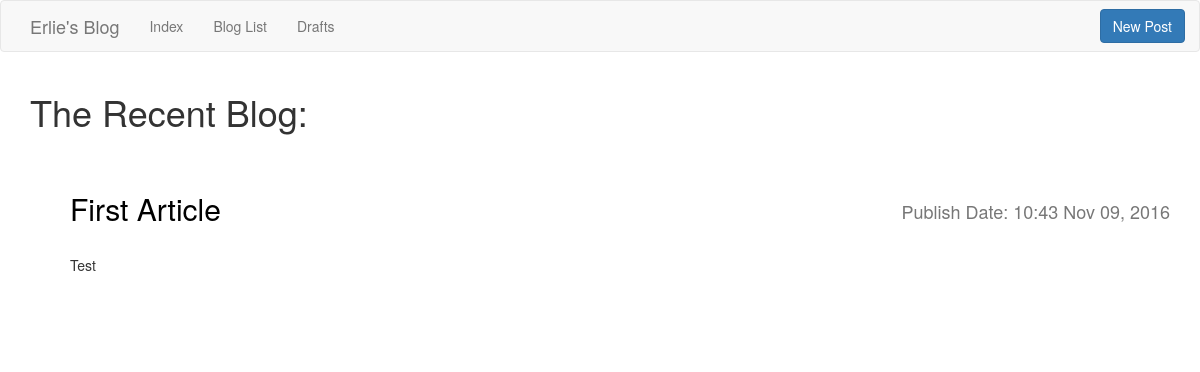
The app's page /, older data.
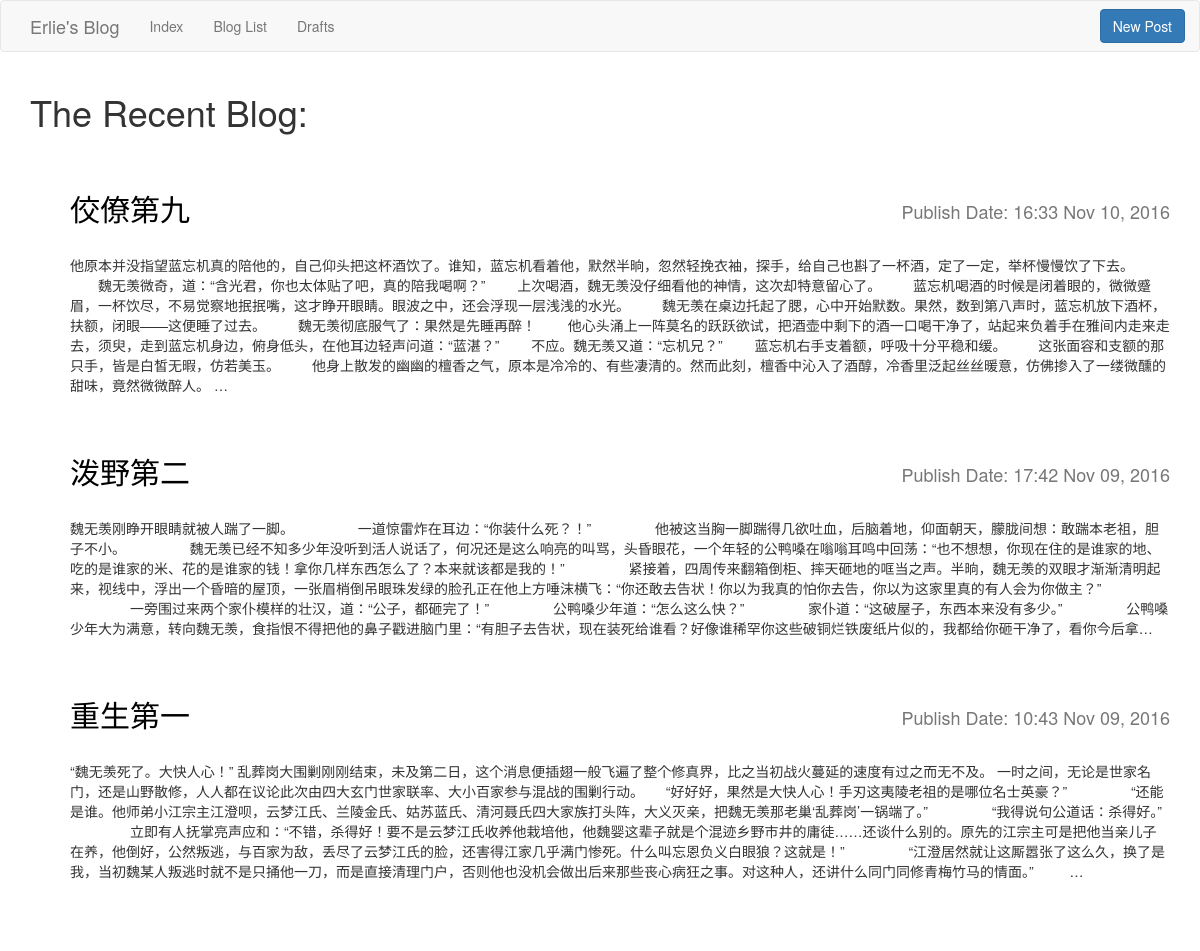
The same page, newer data.
### blog/models.py (models this page shows, shortened)
class Post(models.Model):
    author = models.ForeignKey(User)
    title = models.CharField(max_length=200)
    text = models.TextField()
    created_date = models.DateTimeField(default=timezone.now)
    pub_date = models.DateTimeField(blank=True, null=True)

### blog/views.py (the view)
# urls.py: url(r'^$', views.IndexView.as_view(), name='index'),
class IndexView(generic.ListView):
    template_name = 'blog/index.html'
    context_object_name = 'latest_post_list'
    def get_queryset(self):
        return Post.objects.filter(pub_date__isnull=False).order_by('-pub_date')[:5]

### blog/templates/blog/index.html (shortened to what this page needs)
{% extends "blog/base.html" %}
{% block content %}
    <h1 id="index-title">The Recent Blog:</h1>
    {%  if latest_post_list %}
        <ul id="index-recent">
            {% for post in latest_post_list %}
                <li>
                    <div class="row">
                        <div class="col-sm-6 text-left">
                            <h2><a href="{% url 'blog:detail' post.id %}">{{ post.title|capfirst }}</a></h2>
                        </div>
                        <div class="col-sm-6 text-right text-muted"><h4>Publish Date: {{ post.pub_date|date:"H:i M d, Y" }}</h4></div>
                        <div class="col-sm-12"><p>{{ post.text|truncatechars:500}}</p></div>
                    </div>
                </li>
            {% endfor %}
        </ul>
    {% else %}
        <p>No posts are available.</p>
    {% endif %}
{% endblock %}

Row changes from the older to the newer data that the page shows:
added Post: title "佼僚第九", pub_date "16:33 Nov 10, 2016", text "他原本并没指望蓝忘机真的陪他的，自己仰头把这杯酒饮了。谁知，蓝忘机看着他，默然半晌，忽然轻挽衣袖，探手，给自己也斟了一杯酒，定了一定，举杯慢慢饮了下去。 魏无羡微奇，道：“含光君，你也太体贴了吧，真的陪我喝啊？” 上次喝酒，魏无羡没仔细看他的神情，这次却特意留心了。 蓝忘机喝酒的时候是闭着眼的，微微蹙眉，一杯饮尽，不易觉察地抿抿嘴，这才睁开眼睛。眼波之中，还会浮现一层浅浅的水光。 魏无羡在桌边托起了腮，心中开始默数。果然，数到第八声时，蓝忘机放下酒杯，扶额，闭眼——这便睡了过去。 魏无羡彻底服气了：果然是先睡再醉！ 他心头涌上一阵莫名的跃跃欲试，把酒壶中剩下的酒一口喝干净了，站起来负着手在雅间内走来走去，须臾，走到蓝忘机身边，俯身低头，在他耳边轻声问道：“蓝湛？” 不应。魏无羡又道：“忘机兄？” 蓝忘机右手支着额，呼吸十分平稳和缓。 这张面容和支额的那只手，皆是白皙无暇，仿若美玉。 他身上散发的幽幽的檀香之气，原本是冷冷的、有些凄清的。然而此刻，檀香中沁入了酒醇，冷香里泛起丝丝暖意，仿佛掺入了一缕微醺的甜味，竟然微微醉人。 …"
added Post: title "泼野第二", pub_date "17:42 Nov 09, 2016", text "魏无羡刚睁开眼睛就被人踹了一脚。 一道惊雷炸在耳边：“你装什么死？！” 他被这当胸一脚踹得几欲吐血，后脑着地，仰面朝天，朦胧间想：敢踹本老祖，胆子不小。 魏无羡已经不知多少年没听到活人说话了，何况还是这么响亮的叫骂，头昏眼花，一个年轻的公鸭嗓在嗡嗡耳鸣中回荡：“也不想想，你现在住的是谁家的地、吃的是谁家的米、花的是谁家的钱！拿你几样东西怎么了？本来就该都是我的！” 紧接着，四周传来翻箱倒柜、摔天砸地的哐当之声。半晌，魏无羡的双眼才渐渐清明起来，视线中，浮出一个昏暗的屋顶，一张眉梢倒吊眼珠发绿的脸孔正在他上方唾沫横飞：“你还敢去告状！你以为我真的怕你去告，你以为这家里真的有人会为你做主？” 一旁围过来两个家仆模样的壮汉，道：“公子，都砸完了！” 公鸭嗓少年道：“怎么这么快？” 家仆道：“这破屋子，东西本来没有多少。” 公鸭嗓少年大为满意，转向魏无羡，食指恨不得把他的鼻子戳进脑门里：“有胆子去告状，现在装死给谁看？好像谁稀罕你这些破铜烂铁废纸片似的，我都给你砸干净了，看你今后拿…"
changed Post: title "First Article" → "重生第一"; text "Test" → "“魏无羡死了。大快人心！” 乱葬岗大围剿刚刚结束，未及第二日，这个消息便插翅一般飞遍了整个修真界，比之当初战火蔓延的速度有过之而无不及。 一时之间，无论是世家名门，还是山野散修，人人都在议论此次由四大玄门世家联率、大小百家参与混战的围剿行动。 “好好好，果然是大快人心！手刃这夷陵老祖的是哪位名士英豪？” “还能是谁。他师弟小江宗主江澄呗，云梦江氏、兰陵金氏、姑苏蓝氏、清河聂氏四大家族打头阵，大义灭亲，把魏无羡那老巢‘乱葬岗’一锅端了。” “我得说句公道话：杀得好。” 立即有人抚掌亮声应和：“不错，杀得好！要不是云梦江氏收养他栽培他，他魏婴这辈子就是个混迹乡野市井的庸徒……还谈什么别的。原先的江宗主可是把他当亲儿子在养，他倒好，公然叛逃，与百家为敌，丢尽了云梦江氏的脸，还害得江家几乎满门惨死。什么叫忘恩负义白眼狼？这就是！” “江澄居然就让这厮嚣张了这么久，换了是我，当初魏某人叛逃时就不是只捅他一刀，而是直接清理门户，否则他也没机会做出后来那些丧心病狂之事。对这种人，还讲什么同门同修青梅竹马的情面。” …"
